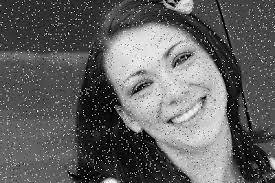
#> input picture Code_Image_Filters/img1.jpeg, 275 x 183 px; its folder holds only this picture in this run
$ python MeanFilter.py
#> lines starting #> are read from the running program, lines starting #| are printed output that depends on the picture
import cv2
import glob
import numpy as np

# Get a list of all files with .jpg, .jpeg, or .png extensions in the current directory
file_list = glob.glob("*.jpg") + glob.glob("*.jpeg") + glob.glob("*.png")

# Iterate over all files in the list
for filename in file_list:
    # Load the image
    image = cv2.imread(filename, cv2.IMREAD_GRAYSCALE)
#> image is the input picture: shape (183, 275); min 0, max 255, mean 97.9

    # Define the kernel size of the Mean Filter, which must be an odd number to ensure that the kernel has a well-defined center.
    kernel_size = 5
    #generate the kernel for the Mean Filter using a numpy array of ones with the same dimensions as the kernel size. We divide this kernel by the sum of all its elements to ensure that the output is properly normalized
    kernel = np.ones((kernel_size, kernel_size), dtype=np.float32) / (kernel_size**2)

    #  Apply the Mean Filter to the input image using convolution with cv2.filter2D. We pass -1 as the second argument to the function to indicate that we want the output image to have the same depth as the input image.
    mean_filtered = cv2.filter2D(image, -1, kernel)
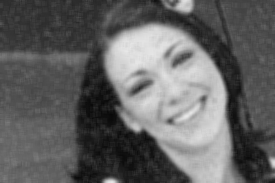
#> mean_filtered: shape (183, 275); min 8, max 231, mean 97.9

    # horizontally concatenate the original and filtered images using cv2.hconcat and store the resulting image in comparison
    comparison = cv2.hconcat([image, mean_filtered])
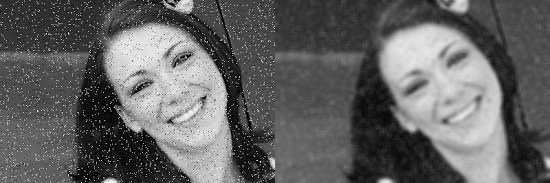
#> comparison: shape (183, 550); min 0, max 255, mean 97.9

    # Display the comparison image and wait for a key press
    cv2.imshow('Original vs Mean Filtered', comparison)
    cv2.waitKey(0)

# Close all windows
cv2.destroyAllWindows()

$ run again, on Code_Image_Filters/img5.jpeg
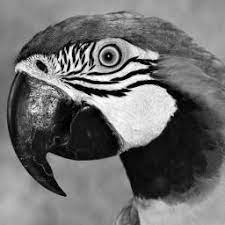
#> input picture Code_Image_Filters/img5.jpeg, 225 x 225 px
#> image is the input picture: shape (225, 225); min 0, max 255, mean 110.9
#> `mean_filtered = cv2.filter2D(image, -1, kernel)`:
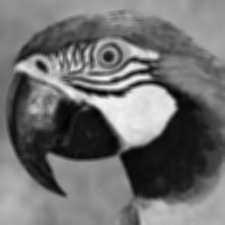
#> mean_filtered: shape (225, 225); min 1, max 246, mean 110.9
#> `comparison = cv2.hconcat([image, mean_filtered])`:
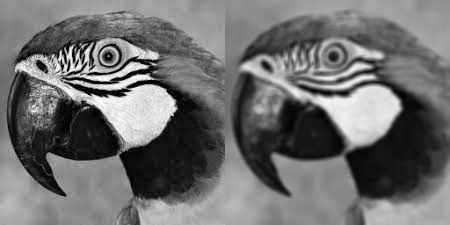
#> comparison: shape (225, 450); min 0, max 255, mean 110.9

$ run again, on Code_Image_Filters/img6.jpeg
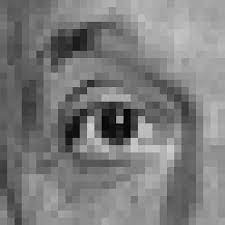
#> input picture Code_Image_Filters/img6.jpeg, 225 x 225 px
#> image is the input picture: shape (225, 225); min 0, max 216, mean 124.3
#> `mean_filtered = cv2.filter2D(image, -1, kernel)`:
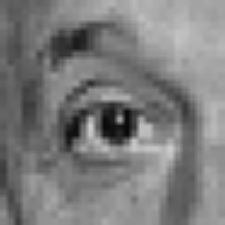
#> mean_filtered: shape (225, 225); min 7, max 206, mean 124.3
#> `comparison = cv2.hconcat([image, mean_filtered])`:
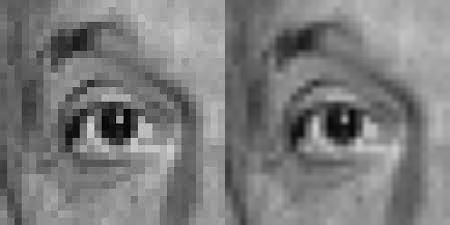
#> comparison: shape (225, 450); min 0, max 216, mean 124.3
